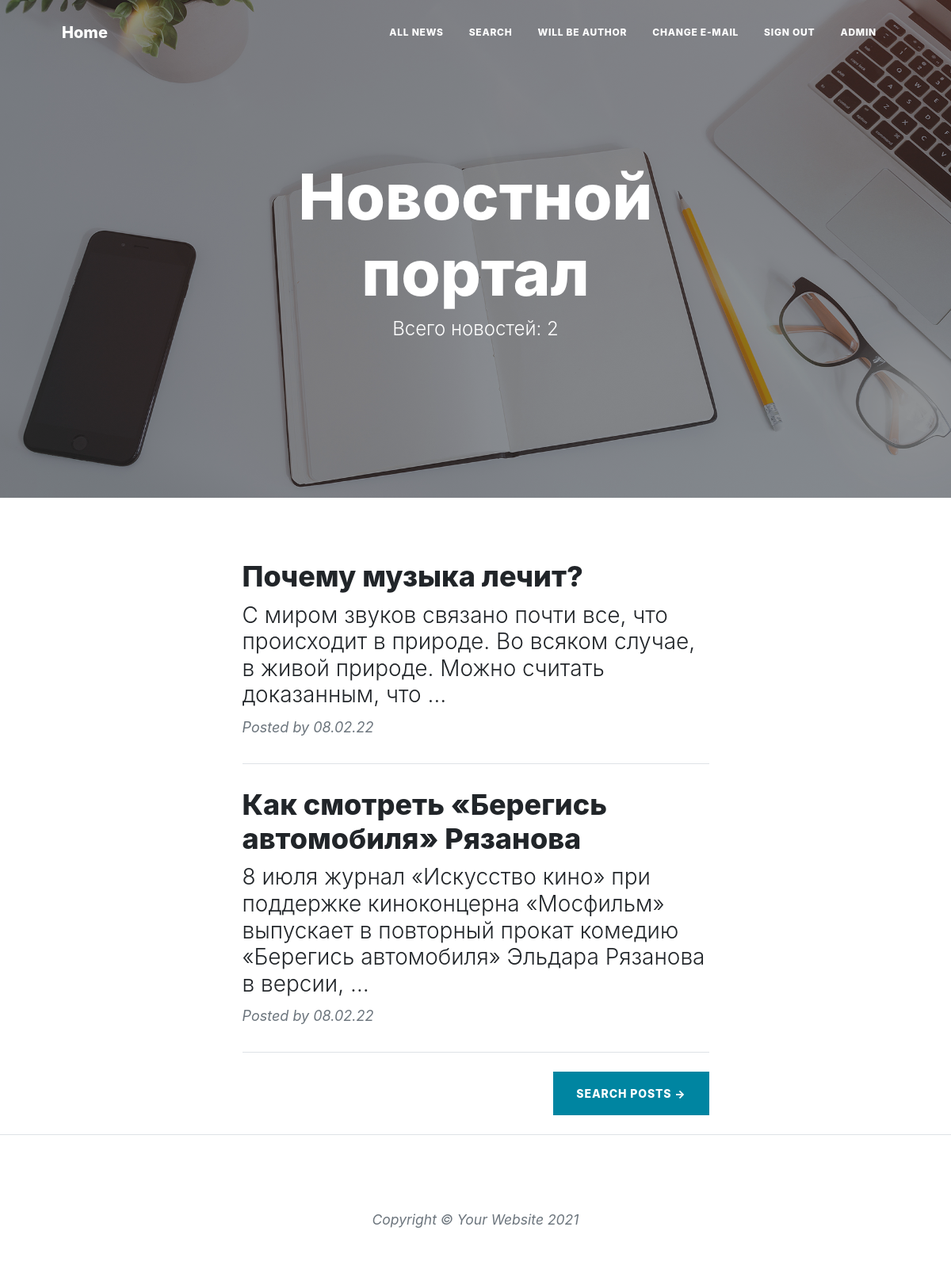
Page /news/ (signed in) on the committed database.
### news/models.py (models this page shows, shortened)
class Post(models.Model):
    story = 'ST'
    news = 'NW'
    VARIANTS = [
        (story, 'статья'),
        (news, 'новость'),
    ]
    type = models.CharField('Тип', max_length=2, choices=VARIANTS)
    time = models.DateTimeField('Дата публикации', auto_now_add=True)
    header = models.CharField('Заголовок', max_length=255)
    text = models.TextField('Текст')
    rating = models.IntegerField('Рейтинг', default=0)
    author = models.ForeignKey(Author, verbose_name='Автор', on_delete=models.CASCADE)
    category = models.ManyToManyField(Category, verbose_name='Категории', related_name='post_category')
    class Meta:
        verbose_name = 'Публикация'
        verbose_name_plural = 'Публикации'

### news/views.py (the view, shortened to what this page needs)
# urls.py: path('', PostList.as_view(), name='list'),
class PostList(ListView):
    model = Post
    context_object_name = 'posts'
    form_class = PostForm
    def get_context_data(self, **kwargs):
        context = super().get_context_data(**kwargs)
        context['form'] = PostForm()
        context['is_not_author'] = not self.request.user.groups.filter(name='authors').exists()
        context['is_author'] = self.request.user.groups.filter(name='authors').exists()
        return context

### news/templatetags/custom_filters.py (called while the page is built)
@register.filter(name='censor')
def censor(value):
    bad_words = ['kaka', 'saka', 'nigga']
    text = set(value.split())
    for i in text:
        for j in bad_words:
            if i == j:
                return value.replace(i, '***')
    return value

### templates/news/Post_list.html (shortened to what this page needs)
{% extends 'news/Base.html' %}
{% load static %}
{% load custom_filters %}
{% block content %}
        <header class="masthead" style="background-image: url({% static 'news/assets/img/home-bg.jpg' %})">
            <div class="container position-relative px-4 px-lg-5">
                <div class="row gx-4 gx-lg-5 justify-content-center">
                    <div class="col-md-10 col-lg-8 col-xl-7">
                        <div class="site-heading">
                            <h1>Новостной портал</h1>
                            <span class="subheading">Всего новостей: {{ posts|length }}</span>
                        </div>
                    </div>
                </div>
            </div>
        </header>
        <div class="container px-4 px-lg-5">
            <div class="row gx-4 gx-lg-5 justify-content-center">
                <div class="col-md-10 col-lg-8 col-xl-7">
                    {% for post in posts|dictsortreversed:"time" %}
                    <div class="post-preview">
                        <a href="{% url 'detail' post.id %}">
                            <h2 class="post-title">{{ post.header }}</h2>
                            <h3 class="post-subtitle">{{ post.text|truncatewords:20|censor }}</h3>
                        </a>
                        <p class="post-meta">
                            Posted by
                            {{ post.time|date:'d.m.y' }}
                        </p>
                    </div>
                    <hr class="my-4" />
                {% endfor %}
                <div class="d-flex justify-content-end mb-4"><a class="btn btn-primary text-uppercase" href="{% url 'search' %}">Search Posts →</a></div>
                </div>
            </div>
        </div>
{% endblock content %}

### templates/news/Base.html (shortened to what this page needs)
<!DOCTYPE html>
{% load static %}
<html lang="en">
    <head>
        <link href="{% static 'news/css/font_1.css' %}" rel="stylesheet" type="text/css" />
        <link href="{% static 'news/css/font_2.css' %}" rel="stylesheet" type="text/css" />
        <link href="{% static 'news/css/styles.css' %}" rel="stylesheet" />
    </head>
    <body>
        <nav class="navbar navbar-expand-lg navbar-light" id="mainNav">
            <div class="container px-4 px-lg-5">
                <a class="navbar-brand" href="{% url 'list' %}">Home</a>
                <div class="collapse navbar-collapse" id="navbarResponsive">
                    <ul class="navbar-nav ms-auto py-4 py-lg-0">
                        <li class="nav-item"><a class="nav-link px-lg-3 py-3 py-lg-4" href="{% url 'list' %}">All news</a></li>
                        <li class="nav-item"><a class="nav-link px-lg-3 py-3 py-lg-4" href="{% url 'search' %}">Search</a></li>
                        {% if is_not_author %}
                        <li class="nav-item"><a class="nav-link px-lg-3 py-3 py-lg-4" href="{% url 'upgrade' %}">Will be author</a></li>
                        {% else %}
                        <li class="nav-item"><a class="nav-link px-lg-3 py-3 py-lg-4" href="{% url 'add' %}">Add post</a></li>
                        {% endif %}
                        {% if user.is_authenticated %}
                        <li class="nav-item"><a class="nav-link px-lg-3 py-3 py-lg-4" href="{% url 'account_email' %}">Change E-mail</a></li>
                        <li class="nav-item"><a class="nav-link px-lg-3 py-3 py-lg-4" href="{% url 'account_logout' %}">Sign Out</a></li>
                        <li class="nav-item"><a class="nav-link px-lg-3 py-3 py-lg-4" >{{ user.username }}</a></li>
                        {% else %}
                        <li class="nav-item"><a class="nav-link px-lg-3 py-3 py-lg-4" href="{% url 'account_login' %}">Sign In</a></li>
                        <li class="nav-item"><a class="nav-link px-lg-3 py-3 py-lg-4" href="{% url 'account_signup' %}">Sign Up</a></li>
                        {% endif %}
                    </ul>
                </div>
            </div>
        </nav>
        {% block content %}
        {% endblock content %}
        <footer class="border-top">
            <div class="container px-4 px-lg-5">
                <div class="row gx-4 gx-lg-5 justify-content-center">
                    <div class="col-md-10 col-lg-8 col-xl-7">
                        <ul class="list-inline text-center">
                        </ul>
                        <div class="small text-center text-muted fst-italic">Copyright &copy; Your Website 2021</div>
                    </div>
                </div>
            </div>
        </footer>
    </body>
</html>

### rows in the picture
Post: header "Почему музыка лечит?", text|censor "С миром звуков связано почти все, что происходит в природе. Во всяком случае, в живой природе. Можно считать доказанным, что …", time "08.02.22"
Post: header "Как смотреть «Берегись автомобиля» Рязанова", text|censor "8 июля журнал «Искусство кино» при поддержке киноконцерна «Мосфильм» выпускает в повторный прокат комедию «Берегись автомобиля» Эльдара Рязанова в версии, …", time "08.02.22"

### other values in the picture
{{ user.username }} "ADMIN"
{{ posts|length }} "2"
